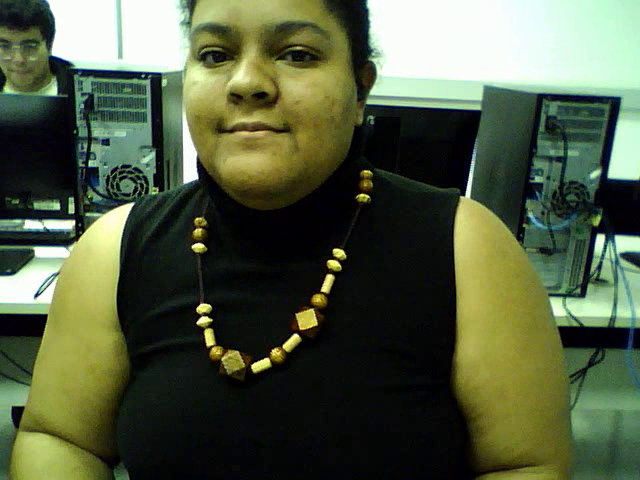
#> input picture frame 5 of lab_1/fotos_e_videos_gerados/equipe_rapido.avi, 640 x 480 px, given in place of the camera
$ jupyter execute --allow-errors 'Relatório_5.ipynb'   (older library calls are emulated)   (text cells are left out)
#> lines starting #> are read from the running program, lines starting #| are printed output that depends on the picture
[cell 1]
import cv2
import os

# ==========================================
# CONFIGURAÇÕES DA EQUIPE
# ==========================================
NOME_ALUNO = "lucas_medeiros"
MAX_IMAGENS = 15

output_path = "data_teste/"
os.makedirs(output_path + 'stereoL', exist_ok=True)
os.makedirs(output_path + 'stereoR', exist_ok=True)

# IDs das câmeras
CamL_id = 1
CamR_id = 0

print(f"Tentando conectar nas câmeras {CamL_id} e {CamR_id}...")
CamL = cv2.VideoCapture(CamL_id)
CamR = cv2.VideoCapture(CamR_id)

# Forçando resolução baixa para não travar a porta USB
CamL.set(cv2.CAP_PROP_FRAME_WIDTH, 640)
CamL.set(cv2.CAP_PROP_FRAME_HEIGHT, 480)
CamR.set(cv2.CAP_PROP_FRAME_WIDTH, 640)
CamR.set(cv2.CAP_PROP_FRAME_HEIGHT, 480)

if not CamL.isOpened() or not CamR.isOpened():
    print("ERRO: Uma ou ambas as câmeras não abriram. Mude os IDs (0, 1, 2...).")
    exit(-1)

print("\n=== INSTRUÇÕES ===")
print("1. Posicione o tabuleiro de xadrez para que apareça NAS DUAS câmeras.")
print("2. Pressione a tecla 'S' (na janela do vídeo) para SALVAR o par de fotos.")
print("3. Pressione a tecla 'ESC' para sair.")
print("==================\n")

count = 0

while True:
    retR, frameR = CamR.read()
#> frameR is the input picture: shape (480, 640, 3); mean B, G, R 66.7, 92.6, 82.8
    retL, frameL = CamL.read()

    if not retR or not retL:
        print("Erro ao ler o frame das câmeras. Verifique os cabos USB.")
        break

    imgL_vis = frameL.copy()
    imgR_vis = frameR.copy()

    cv2.putText(imgL_vis, f"Fotos salvas: {count}/{MAX_IMAGENS}", (20, 40), cv2.FONT_HERSHEY_SIMPLEX, 1, (0, 255, 0), 2)
    cv2.putText(imgL_vis, "Aperte 'S' para salvar", (20, 80), cv2.FONT_HERSHEY_SIMPLEX, 0.7, (255, 255, 0), 2)
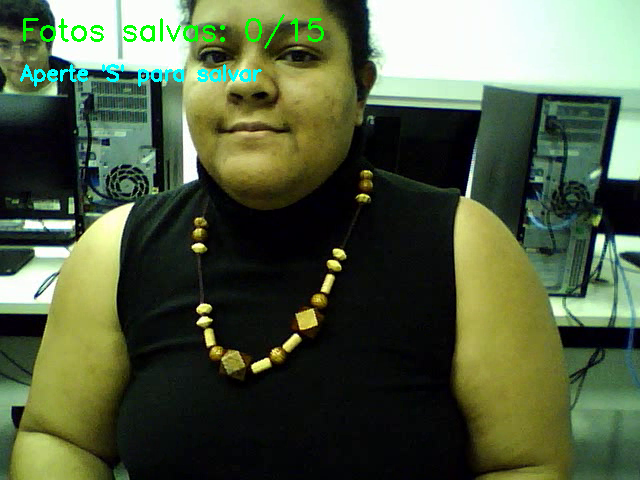
#> imgL_vis: shape (480, 640, 3); mean B, G, R 66.7, 93.8, 81.3

    # Mostra os vídeos
    cv2.imshow('Camera ESQUERDA (L)', imgL_vis)
    cv2.imshow('Camera DIREITA (R)', imgR_vis)

    # Aguarda a tecla do usuário
    key = cv2.waitKey(1) & 0xFF
#> (key Esc is pressed here)

    # Se apertar 'S' (ou 's'), salva a foto
    if key == ord('s') or key == ord('S'):
        count += 1
        nome_img_R = f"{output_path}stereoR/{NOME_ALUNO}_R_{count}.png"
        nome_img_L = f"{output_path}stereoL/{NOME_ALUNO}_L_{count}.png"

        cv2.imwrite(nome_img_R, frameR)
        cv2.imwrite(nome_img_L, frameL)

        print(f"[{count}/{MAX_IMAGENS}] Foto salva com sucesso!")

        cv2.rectangle(imgL_vis, (0,0), (640,480), (0, 255, 0), 10)
        cv2.rectangle(imgR_vis, (0,0), (640,480), (0, 255, 0), 10)
        cv2.imshow('Camera ESQUERDA (L)', imgL_vis)
        cv2.imshow('Camera DIREITA (R)', imgR_vis)
        cv2.waitKey(200) # Pausa rápida

    # Encerra se atingir o limite
    if count >= MAX_IMAGENS:
        print(f"\nPerfeito! {MAX_IMAGENS} pares de fotos capturados.")
        break

    # Se apertar ESC, sai
    if key == 27:
        print("\nCaptura encerrada pelo usuário.")
        break

CamL.release()
CamR.release()
cv2.destroyAllWindows()

[cell 2]
import numpy as np
import cv2
from tqdm import tqdm
import os

# ==========================================
# CONFIGURAÇÕES
# ==========================================
NOME_ALUNO = "lucas_medeiros"
CHECKERBOARD = (6, 8)
MAX_IMAGENS = 15

# Set the path to the images captured by the left and right cameras
pathL = "data_teste/stereoL/"
pathR = "data_teste/stereoR/"

print("Extracting image coordinates of respective 3D pattern ....\n")

# Termination criteria for refining the detected corners
criteria = (cv2.TERM_CRITERIA_EPS + cv2.TERM_CRITERIA_MAX_ITER, 30, 0.001)

# Cria a malha de pontos 3D baseada no tamanho do tabuleiro
objp = np.zeros((CHECKERBOARD[0] * CHECKERBOARD[1], 3), np.float32)
objp[:,:2] = np.mgrid[0:CHECKERBOARD[0], 0:CHECKERBOARD[1]].T.reshape(-1, 2)

img_ptsL = []
img_ptsR = []
obj_pts = []

for i in tqdm(range(1, MAX_IMAGENS + 1)):
    imgL_path = f"{pathL}{NOME_ALUNO}_L_{i}.png"
    imgR_path = f"{pathR}{NOME_ALUNO}_R_{i}.png"

    # Pula se o arquivo não existir
    if not os.path.exists(imgL_path) or not os.path.exists(imgR_path):
        continue

    imgL = cv2.imread(imgL_path)
    imgR = cv2.imread(imgR_path)
    imgL_gray = cv2.cvtColor(imgL, cv2.COLOR_BGR2GRAY)
    imgR_gray = cv2.cvtColor(imgR, cv2.COLOR_BGR2GRAY)

    outputL = imgL.copy()
    outputR = imgR.copy()

    retR, cornersR = cv2.findChessboardCorners(outputR, CHECKERBOARD, None)
    retL, cornersL = cv2.findChessboardCorners(outputL, CHECKERBOARD, None)

    if retR and retL:
        obj_pts.append(objp)
        cv2.cornerSubPix(imgR_gray, cornersR, (11,11), (-1,-1), criteria)
        cv2.cornerSubPix(imgL_gray, cornersL, (11,11), (-1,-1), criteria)

        img_ptsL.append(cornersL)
        img_ptsR.append(cornersR)


print("\nCalculating left camera parameters ... ")
#> (the rest of this cell did not finish here and is left out)

[cell 3]
import numpy as np
import cv2
import time
import threading

# ==========================================
# CLASSE DE CAPTURA PARALELA (ANTI-ATRASO)
# ==========================================
class CamStream:
    def __init__(self, src=0):
        self.stream = cv2.VideoCapture(src)

        self.stream.set(cv2.CAP_PROP_FRAME_WIDTH, 640)
        self.stream.set(cv2.CAP_PROP_FRAME_HEIGHT, 480)

        self.stream.set(cv2.CAP_PROP_BUFFERSIZE, 1)

        (self.grabbed, self.frame) = self.stream.read()
        self.stopped = False

    def start(self):
        threading.Thread(target=self.update, args=(), daemon=True).start()
        return self

    def update(self):
        while True:
            if self.stopped:
                self.stream.release()
                return
            (self.grabbed, self.frame) = self.stream.read()

    def read(self):
        return self.grabbed, self.frame

    def stop(self):
        self.stopped = True

# ==========================================
# CONFIGURAÇÕES DA EQUIPE
# ==========================================
NOME_ALUNO = "lucas_medeiros"
TEMPO_GRAVACAO = 15 # Segundos

print("Iniciando as câmeras em paralelo (Multi-threading)...")
CamL = CamStream(1).start()
CamR = CamStream(0).start()
#> `retL, imgL = CamL.read()`:
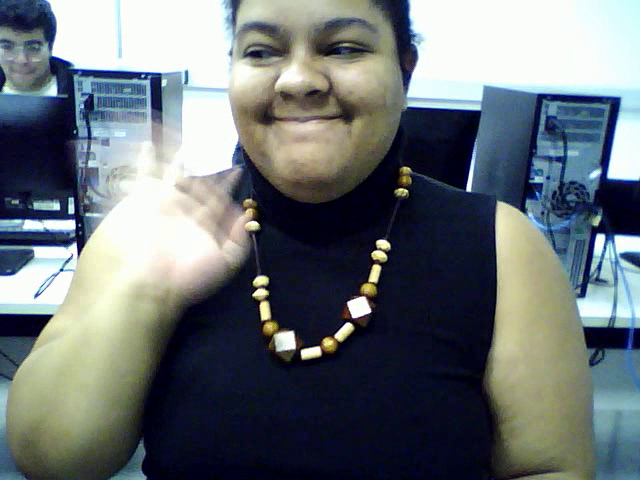
#> imgL: shape (480, 640, 3); mean of channels 0, 1, 2 117.6, 113.9, 106.3; drawn as B, G, R

time.sleep(1.0)

print("Lendo parâmetros do arquivo XML ...")
xml_path = f"data_teste/params_{NOME_ALUNO}.xml"
cv_file = cv2.FileStorage(xml_path, cv2.FILE_STORAGE_READ)

Left_Stereo_Map_x = cv_file.getNode("Left_Stereo_Map_x").mat()
Left_Stereo_Map_y = cv_file.getNode("Left_Stereo_Map_y").mat()
Right_Stereo_Map_x = cv_file.getNode("Right_Stereo_Map_x").mat()
Right_Stereo_Map_y = cv_file.getNode("Right_Stereo_Map_y").mat()
cv_file.release()

output_video_path = f"data_teste/video3D_{NOME_ALUNO}.mp4"
fourcc = cv2.VideoWriter_fourcc(*'mp4v')
fps = 30.0
out_video = cv2.VideoWriter(output_video_path, fourcc, fps, (700, 700))

print(f"\nIniciando visualização e gravação 3D ao vivo por {TEMPO_GRAVACAO} segundos!")
start_time = time.time()

#> (the rest of this cell did not finish here and is left out)

$ run again, starting later in the video
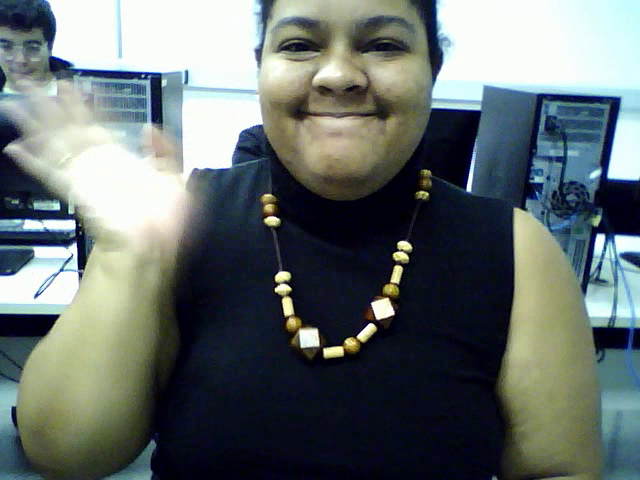
#> input picture frame 23 of lab_1/fotos_e_videos_gerados/equipe_rapido.avi, 640 x 480 px, given in place of the camera
#> frameR is the input picture: shape (480, 640, 3); mean B, G, R 109.5, 110.3, 101
#> `retR, imgR = CamR.read()`:
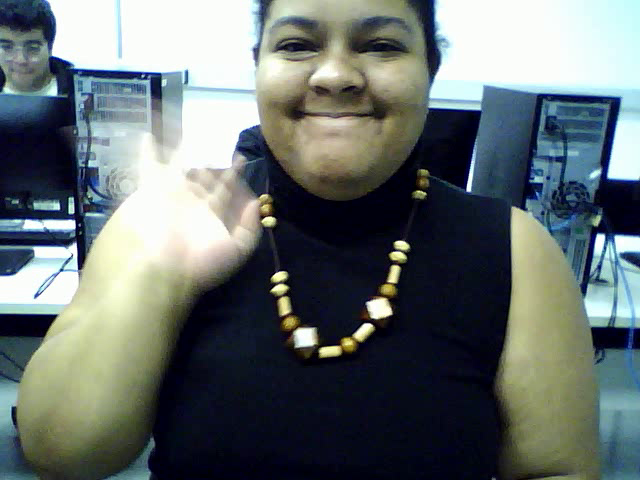
#> imgR: shape (480, 640, 3); mean of channels 0, 1, 2 110.9, 111.1, 102.3; drawn as B, G, R
#> `retL, imgL = CamL.read()`:
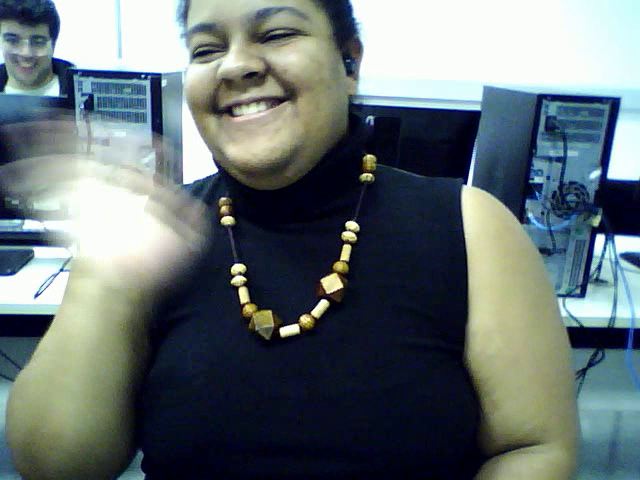
#> imgL: shape (480, 640, 3); mean of channels 0, 1, 2 115.4, 112.9, 101.5; drawn as B, G, R

$ run again, starting later in the video
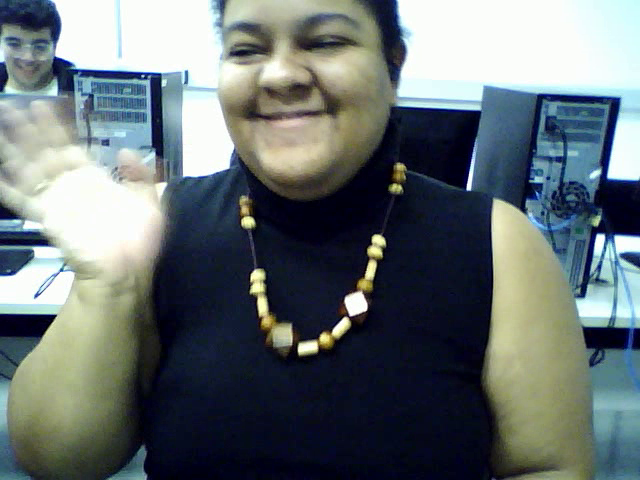
#> input picture frame 42 of lab_1/fotos_e_videos_gerados/equipe_rapido.avi, 640 x 480 px, given in place of the camera
#> frameR is the input picture: shape (480, 640, 3); mean B, G, R 114.2, 112, 102.6
#> `cv2.putText(imgL_vis, "Aperte 'S' para salvar", (20, 80), cv2.FONT_HER..`:
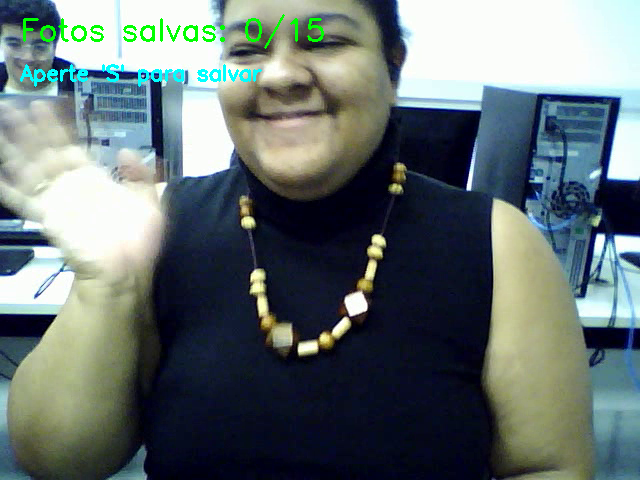
#> imgL_vis: shape (480, 640, 3); mean B, G, R 113.6, 113, 100.8
#> `retR, imgR = CamR.read()`:
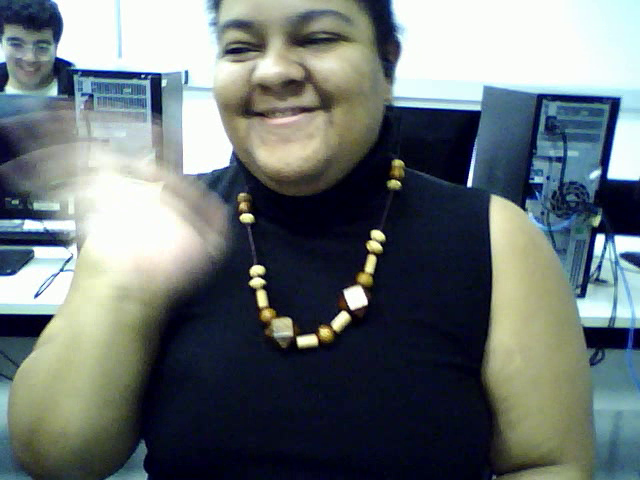
#> imgR: shape (480, 640, 3); mean of channels 0, 1, 2 115.7, 114.1, 105; drawn as B, G, R
